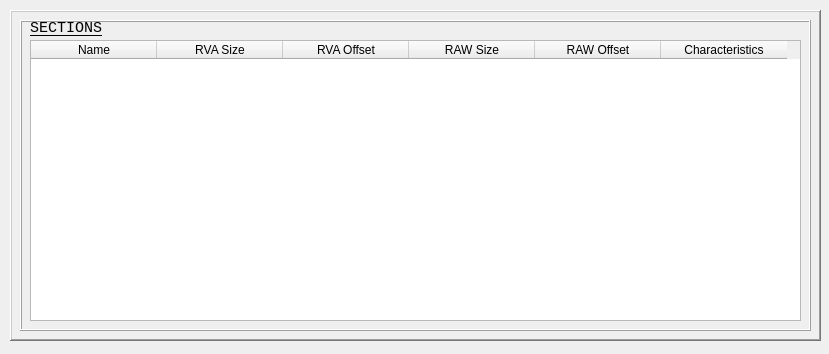
<?xml version="1.0" encoding="UTF-8"?>
<ui version="4.0">
 <class>QtGuiPE_SectionsClass</class>
 <widget class="QWidget" name="QtGuiPE_SectionsClass">
  <property name="geometry">
   <rect>
    <x>0</x>
    <y>0</y>
    <width>829</width>
    <height>354</height>
   </rect>
  </property>
  <property name="windowTitle">
   <string>QtGuiPE_Sections</string>
  </property>
  <widget class="QFrame" name="frame">
   <property name="geometry">
    <rect>
     <x>10</x>
     <y>10</y>
     <width>811</width>
     <height>331</height>
    </rect>
   </property>
   <property name="frameShape">
    <enum>QFrame::WinPanel</enum>
   </property>
   <property name="frameShadow">
    <enum>QFrame::Raised</enum>
   </property>
   <widget class="QFrame" name="frame_2">
    <property name="geometry">
     <rect>
      <x>10</x>
      <y>10</y>
      <width>791</width>
      <height>311</height>
     </rect>
    </property>
    <property name="frameShape">
     <enum>QFrame::Box</enum>
    </property>
    <property name="frameShadow">
     <enum>QFrame::Raised</enum>
    </property>
    <widget class="QLabel" name="label">
     <property name="geometry">
      <rect>
       <x>10</x>
       <y>0</y>
       <width>91</width>
       <height>16</height>
      </rect>
     </property>
     <property name="font">
      <font>
       <family>Lucida Console</family>
       <pointsize>11</pointsize>
       <underline>true</underline>
      </font>
     </property>
     <property name="text">
      <string>SECTIONS</string>
     </property>
    </widget>
    <widget class="QTableWidget" name="tableWidget">
     <property name="geometry">
      <rect>
       <x>10</x>
       <y>20</y>
       <width>771</width>
       <height>281</height>
      </rect>
     </property>
     <property name="toolTip">
      <string/>
     </property>
     <property name="editTriggers">
      <set>QAbstractItemView::NoEditTriggers</set>
     </property>
     <property name="selectionBehavior">
      <enum>QAbstractItemView::SelectRows</enum>
     </property>
     <property name="verticalScrollMode">
      <enum>QAbstractItemView::ScrollPerPixel</enum>
     </property>
     <property name="horizontalScrollMode">
      <enum>QAbstractItemView::ScrollPerPixel</enum>
     </property>
     <attribute name="horizontalHeaderDefaultSectionSize">
      <number>126</number>
     </attribute>
     <attribute name="horizontalHeaderMinimumSectionSize">
      <number>126</number>
     </attribute>
     <attribute name="verticalHeaderMinimumSectionSize">
      <number>30</number>
     </attribute>
     <column>
      <property name="text">
       <string>Name</string>
      </property>
     </column>
     <column>
      <property name="text">
       <string>RVA Size</string>
      </property>
     </column>
     <column>
      <property name="text">
       <string>RVA Offset</string>
      </property>
     </column>
     <column>
      <property name="text">
       <string>RAW Size</string>
      </property>
     </column>
     <column>
      <property name="text">
       <string>RAW Offset</string>
      </property>
     </column>
     <column>
      <property name="text">
       <string>Characteristics</string>
      </property>
     </column>
    </widget>
   </widget>
  </widget>
 </widget>
 <layoutdefault spacing="6" margin="11"/>
 <resources>
  <include location="QtGuiPE_Sections.qrc"/>
 </resources>
 <connections/>
</ui>
